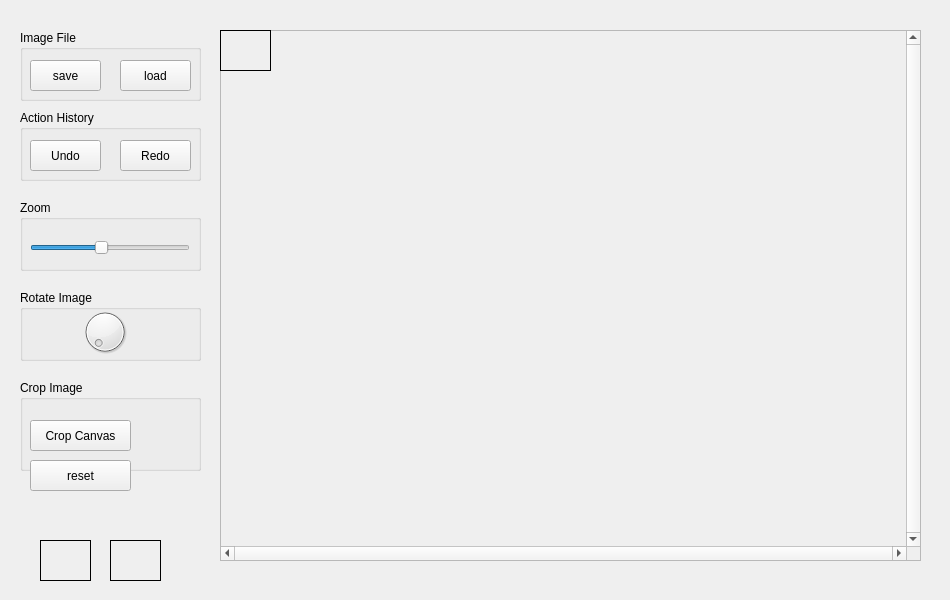
<?xml version="1.0" encoding="UTF-8"?>
<ui version="4.0">
 <class>MainWindow</class>
 <widget class="QMainWindow" name="MainWindow">
  <property name="geometry">
   <rect>
    <x>0</x>
    <y>0</y>
    <width>950</width>
    <height>600</height>
   </rect>
  </property>
  <property name="minimumSize">
   <size>
    <width>950</width>
    <height>600</height>
   </size>
  </property>
  <property name="maximumSize">
   <size>
    <width>950</width>
    <height>600</height>
   </size>
  </property>
  <property name="windowTitle">
   <string>PIXI</string>
  </property>
  <widget class="QWidget" name="centralWidget">
   <widget class="QGroupBox" name="file_handling_section">
    <property name="geometry">
     <rect>
      <x>20</x>
      <y>30</y>
      <width>181</width>
      <height>71</height>
     </rect>
    </property>
    <property name="title">
     <string>Image File</string>
    </property>
    <widget class="QPushButton" name="save_button">
     <property name="geometry">
      <rect>
       <x>10</x>
       <y>30</y>
       <width>71</width>
       <height>31</height>
      </rect>
     </property>
     <property name="text">
      <string>save</string>
     </property>
     <property name="shortcut">
      <string>Ctrl+S</string>
     </property>
    </widget>
    <widget class="QPushButton" name="load_button">
     <property name="geometry">
      <rect>
       <x>100</x>
       <y>30</y>
       <width>71</width>
       <height>31</height>
      </rect>
     </property>
     <property name="text">
      <string>load</string>
     </property>
     <property name="shortcut">
      <string>Ctrl+L</string>
     </property>
    </widget>
   </widget>
   <widget class="QGroupBox" name="action_history_section">
    <property name="geometry">
     <rect>
      <x>20</x>
      <y>110</y>
      <width>181</width>
      <height>71</height>
     </rect>
    </property>
    <property name="title">
     <string>Action History</string>
    </property>
    <widget class="QPushButton" name="undo_button">
     <property name="geometry">
      <rect>
       <x>10</x>
       <y>30</y>
       <width>71</width>
       <height>31</height>
      </rect>
     </property>
     <property name="text">
      <string>Undo</string>
     </property>
     <property name="shortcut">
      <string>Ctrl+Z</string>
     </property>
    </widget>
    <widget class="QPushButton" name="redo_button">
     <property name="geometry">
      <rect>
       <x>100</x>
       <y>30</y>
       <width>71</width>
       <height>31</height>
      </rect>
     </property>
     <property name="text">
      <string>Redo</string>
     </property>
     <property name="shortcut">
      <string>Ctrl+Y</string>
     </property>
    </widget>
   </widget>
   <widget class="QGroupBox" name="zoom_section">
    <property name="geometry">
     <rect>
      <x>20</x>
      <y>200</y>
      <width>181</width>
      <height>71</height>
     </rect>
    </property>
    <property name="title">
     <string>Zoom</string>
    </property>
    <widget class="QSlider" name="zoom_slider">
     <property name="geometry">
      <rect>
       <x>10</x>
       <y>40</y>
       <width>160</width>
       <height>16</height>
      </rect>
     </property>
     <property name="minimum">
      <number>20</number>
     </property>
     <property name="maximum">
      <number>200</number>
     </property>
     <property name="pageStep">
      <number>30</number>
     </property>
     <property name="value">
      <number>100</number>
     </property>
     <property name="orientation">
      <enum>Qt::Horizontal</enum>
     </property>
    </widget>
   </widget>
   <widget class="QGroupBox" name="rotate_image_section">
    <property name="geometry">
     <rect>
      <x>20</x>
      <y>290</y>
      <width>181</width>
      <height>71</height>
     </rect>
    </property>
    <property name="title">
     <string>Rotate Image</string>
    </property>
    <widget class="QDial" name="dial">
     <property name="geometry">
      <rect>
       <x>60</x>
       <y>10</y>
       <width>50</width>
       <height>64</height>
      </rect>
     </property>
     <property name="maximum">
      <number>360</number>
     </property>
     <property name="singleStep">
      <number>10</number>
     </property>
     <property name="pageStep">
      <number>20</number>
     </property>
     <property name="orientation">
      <enum>Qt::Vertical</enum>
     </property>
    </widget>
   </widget>
   <widget class="QScrollArea" name="scrollArea">
    <property name="geometry">
     <rect>
      <x>220</x>
      <y>30</y>
      <width>701</width>
      <height>531</height>
     </rect>
    </property>
    <property name="verticalScrollBarPolicy">
     <enum>Qt::ScrollBarAlwaysOn</enum>
    </property>
    <property name="horizontalScrollBarPolicy">
     <enum>Qt::ScrollBarAlwaysOn</enum>
    </property>
    <property name="widgetResizable">
     <bool>true</bool>
    </property>
    <widget class="QWidget" name="scrollAreaWidgetContents_3">
     <property name="geometry">
      <rect>
       <x>0</x>
       <y>0</y>
       <width>689</width>
       <height>519</height>
      </rect>
     </property>
    </widget>
   </widget>
   <widget class="image_processing" name="image_canvas">
    <property name="geometry">
     <rect>
      <x>220</x>
      <y>30</y>
      <width>51</width>
      <height>41</height>
     </rect>
    </property>
    <property name="frameShape">
     <enum>QFrame::Box</enum>
    </property>
    <property name="text">
     <string/>
    </property>
   </widget>
   <widget class="image_processing" name="original_image">
    <property name="enabled">
     <bool>true</bool>
    </property>
    <property name="geometry">
     <rect>
      <x>40</x>
      <y>540</y>
      <width>51</width>
      <height>41</height>
     </rect>
    </property>
    <property name="frameShape">
     <enum>QFrame::Box</enum>
    </property>
    <property name="text">
     <string/>
    </property>
   </widget>
   <widget class="QGroupBox" name="crop_image_section">
    <property name="geometry">
     <rect>
      <x>20</x>
      <y>380</y>
      <width>181</width>
      <height>91</height>
     </rect>
    </property>
    <property name="title">
     <string>Crop Image</string>
    </property>
    <widget class="QPushButton" name="apply_button">
     <property name="geometry">
      <rect>
       <x>10</x>
       <y>40</y>
       <width>101</width>
       <height>31</height>
      </rect>
     </property>
     <property name="text">
      <string>Crop Canvas</string>
     </property>
     <property name="shortcut">
      <string>Ctrl+X</string>
     </property>
    </widget>
   </widget>
   <widget class="image_processing" name="backup_image">
    <property name="geometry">
     <rect>
      <x>110</x>
      <y>540</y>
      <width>51</width>
      <height>41</height>
     </rect>
    </property>
    <property name="frameShape">
     <enum>QFrame::Box</enum>
    </property>
    <property name="text">
     <string/>
    </property>
   </widget>
   <widget class="QPushButton" name="reset_button">
    <property name="geometry">
     <rect>
      <x>30</x>
      <y>460</y>
      <width>101</width>
      <height>31</height>
     </rect>
    </property>
    <property name="text">
     <string>reset</string>
    </property>
    <property name="shortcut">
     <string>Ctrl+E</string>
    </property>
   </widget>
  </widget>
 </widget>
 <layoutdefault spacing="6" margin="11"/>
 <customwidgets>
  <customwidget>
   <class>image_processing</class>
   <extends>QLabel</extends>
   <header location="global">image_processing.h</header>
  </customwidget>
 </customwidgets>
 <resources/>
 <connections/>
</ui>
